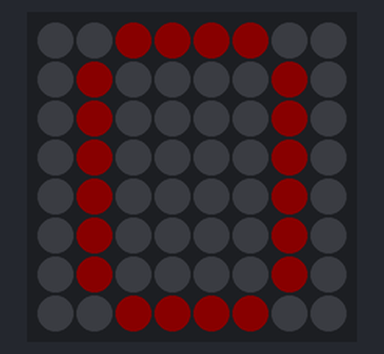
The sketch below on a simulated Arduino Uno, built with avr-gcc and run on an emulated ATmega328P. Shown: 8×8 RGB LED matrix (first LED top left, wired row by row). Dim RGB values are drawn brighter than linear.

Above: at 0.1 s.
At 4.1 s:
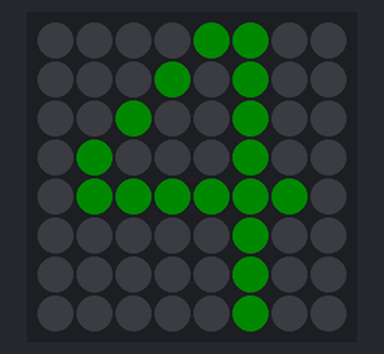
At 9.2 s:
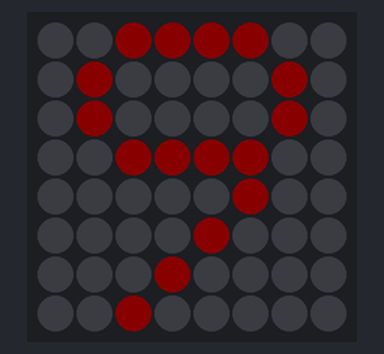
At 19.4 s:
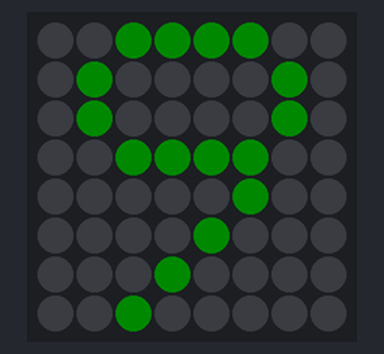
At 28.6 s:
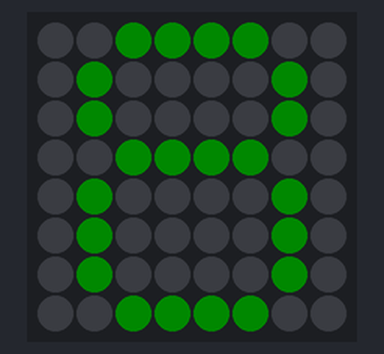
At 38.8 s:
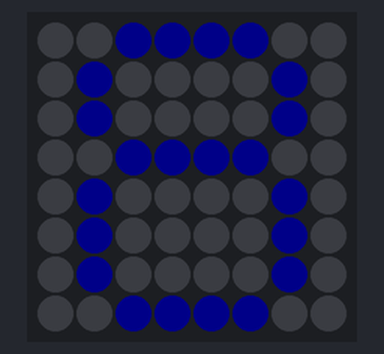

Measured:
- what the display in image 1 shows lasts 1.0 s, from 4.1 s to 5.1 s

The sketch:

EX_43_01.ino
```cpp
#include <Adafruit_NeoMatrix.h>

int ROWS = 8, COLUMNS = 8;
int PIN = 6;

Adafruit_NeoMatrix matrix = Adafruit_NeoMatrix(COLUMNS, ROWS, PIN,
          NEO_MATRIX_TOP + NEO_MATRIX_RIGHT +
          NEO_MATRIX_ROWS + NEO_MATRIX_ZIGZAG);

const uint16_t dotColor[] = {
  matrix.Color(255, 0, 0), matrix.Color(0, 255, 0), matrix.Color(0, 0, 255)
};

const uint8_t PROGMEM user_bmp[][8] = {
  0x3C, 0x42, 0x42, 0x42, 0x42, 0x42, 0x42, 0x3C,
  0x08, 0x18, 0x08, 0x08, 0x08, 0x08, 0x08, 0x08,
  0x3C, 0x42, 0x02, 0x04, 0x08, 0x10, 0x20, 0x7E,
  0x3C, 0x42, 0x02, 0x1C, 0x02, 0x02, 0x42, 0x3C,
  0x0C, 0x14, 0x24, 0x44, 0x7E, 0x04, 0x04, 0x04,
  0x7E, 0x40, 0x40, 0x7C, 0x02, 0x02, 0x02, 0x7C,
  0x3C, 0x42, 0x40, 0x7C, 0x42, 0x42, 0x42, 0x3C,
  0x7E, 0x02, 0x02, 0x04, 0x08, 0x10, 0x20, 0x40,
  0X3C, 0x42, 0x42, 0x3C, 0x42, 0x42, 0x42, 0x3C,
  0x3C, 0x42, 0x42, 0x3C, 0x04, 0x08, 0x10, 0x20
};

int index = 0;
int colorIndex = 0;

void setup() {
  matrix.begin();
  matrix.setBrightness(10);
}

void loop() {
  matrix.clear();
  matrix.drawBitmap(0, 0, user_bmp[index], 8, 8, dotColor[colorIndex]);
  matrix.show();

  index = (index + 1) % 10;
  colorIndex = (colorIndex + 1) % 3;

  delay(1000);
}
```
